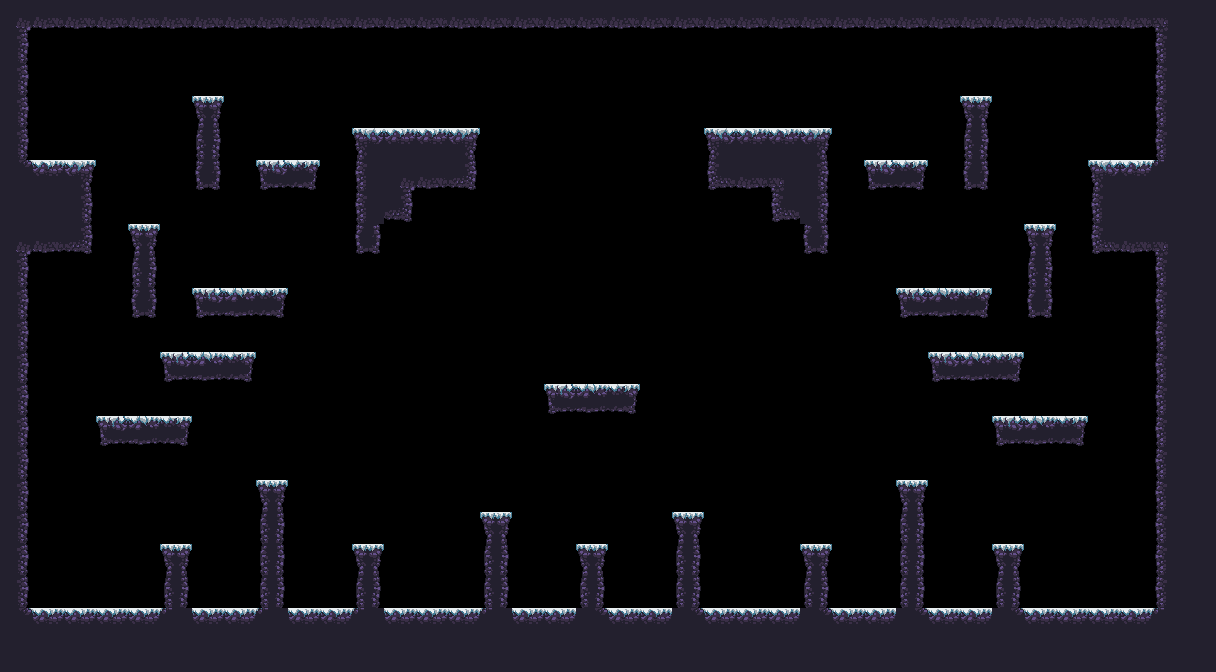

This game map was drawn from its Tiled (.tmx) file and the tilesets committed beside it. A one-line description and the full map source follow:
An orthogonal 38x21 tile map with 32x32 px tiles, 1 tile layer (main) and 14 objects (5x spawn, boss_spawn, spawnPlayer3, spawnPlayer2, spawnPlayer1, ...).

<map version="1.2" tiledversion="1.3.2" orientation="orthogonal" renderorder="right-down" compressionlevel="0" width="38" height="21" tilewidth="32" tileheight="32" infinite="0" nextlayerid="3" nextobjectid="13">
 <tileset firstgid="1" source="forest_winter_tile_set.tsx" />
 <layer id="1" name="main" width="38" height="21">
  <data encoding="csv">
5,22,22,22,22,22,22,22,22,22,22,22,22,22,22,22,22,22,22,22,22,22,22,22,22,22,22,22,22,22,22,22,22,22,22,22,6,12,
13,0,0,0,0,0,0,0,0,0,0,0,0,0,0,0,0,0,0,0,0,0,0,0,0,0,0,0,0,0,0,0,0,0,0,0,11,12,
13,0,0,0,0,0,0,0,0,0,0,0,0,0,0,0,0,0,0,0,0,0,0,0,0,0,0,0,0,0,0,0,0,0,0,0,11,12,
13,0,0,0,0,0,4,0,0,0,0,0,0,0,0,0,0,0,0,0,0,0,0,0,0,0,0,0,0,0,4,0,0,0,0,0,11,12,
13,0,0,0,0,0,14,0,0,0,0,1,2,2,3,0,0,0,0,0,0,0,1,2,2,3,0,0,0,0,14,0,0,0,0,0,11,12,
17,2,3,0,0,0,24,0,31,33,0,11,5,22,23,0,0,0,0,0,0,0,21,22,6,13,0,31,33,0,24,0,0,0,1,2,18,12,
12,12,13,0,0,0,0,0,0,0,0,11,23,0,0,0,0,0,0,0,0,0,0,0,21,13,0,0,0,0,0,0,0,0,11,12,12,12,
5,22,23,0,4,0,0,0,0,0,0,24,0,0,0,0,0,0,0,0,0,0,0,0,0,24,0,0,0,0,0,0,4,0,21,22,6,12,
13,0,0,0,14,0,0,0,0,0,0,0,0,0,0,0,0,0,0,0,0,0,0,0,0,0,0,0,0,0,0,0,14,0,0,0,11,12,
13,0,0,0,24,0,31,32,33,0,0,0,0,0,0,0,0,0,0,0,0,0,0,0,0,0,0,0,31,32,33,0,24,0,0,0,11,12,
13,0,0,0,0,0,0,0,0,0,0,0,0,0,0,0,0,0,0,0,0,0,0,0,0,0,0,0,0,0,0,0,0,0,0,0,11,12,
13,0,0,0,0,31,32,33,0,0,0,0,0,0,0,0,0,0,0,0,0,0,0,0,0,0,0,0,0,31,32,33,0,0,0,0,11,12,
13,0,0,0,0,0,0,0,0,0,0,0,0,0,0,0,0,31,32,33,0,0,0,0,0,0,0,0,0,0,0,0,0,0,0,0,11,12,
13,0,0,31,32,33,0,0,0,0,0,0,0,0,0,0,0,0,0,0,0,0,0,0,0,0,0,0,0,0,0,31,32,33,0,0,11,12,
13,0,0,0,0,0,0,0,0,0,0,0,0,0,0,0,0,0,0,0,0,0,0,0,0,0,0,0,0,0,0,0,0,0,0,0,11,12,
13,0,0,0,0,0,0,0,4,0,0,0,0,0,0,0,0,0,0,0,0,0,0,0,0,0,0,0,4,0,0,0,0,0,0,0,11,12,
13,0,0,0,0,0,0,0,14,0,0,0,0,0,0,4,0,0,0,0,0,4,0,0,0,0,0,0,14,0,0,0,0,0,0,0,11,12,
13,0,0,0,0,4,0,0,14,0,0,4,0,0,0,14,0,0,4,0,0,14,0,0,0,4,0,0,14,0,0,4,0,0,0,0,11,12,
13,0,0,0,0,14,0,0,14,0,0,14,0,0,0,14,0,0,14,0,0,14,0,0,0,14,0,0,14,0,0,14,0,0,0,0,11,12,
17,2,2,2,2,18,2,2,18,2,2,18,2,2,2,18,2,2,17,2,2,17,2,2,2,17,2,2,17,2,2,17,2,2,2,2,18,12,
12,12,12,12,12,12,12,12,12,12,12,12,12,12,12,12,12,12,12,12,12,12,12,12,12,12,12,12,12,12,12,12,12,12,12,12,12,12
</data>
 </layer>
 <objectgroup id="2" name="objects">
  <object id="2" name="boss_spawn" x="591.46" y="195.308" />
  <object id="4" name="spawnPlayer3" x="1081.5" y="532.193" />
  <object id="7" name="spawnPlayer2" x="1038.72" y="112.941" />
  <object id="1" name="spawnPlayer1" x="97.9634" y="490.001" />
  <object id="6" name="spawnPlayer0" x="140.321" y="92.4064" />
  <object id="11" name="spawnCrown3" x="960" y="573.262" />
  <object id="10" name="spawnCrown2" x="1119.14" y="114.652" />
  <object id="12" name="spawnCrown1" x="224.171" y="574.973" />
  <object id="8" name="spawnCrown0" x="68.4492" y="121.497" />
  <object id="9" name="spawn" x="588.663" y="487.701" />
  <object id="13" name="spawn" x="960" y="573.262" />
  <object id="14" name="spawn" x="1119.14" y="114.652" />
  <object id="15" name="spawn" x="224.171" y="574.973" />
  <object id="16" name="spawn" x="68.4492" y="121.497" />
 </objectgroup>
</map>
